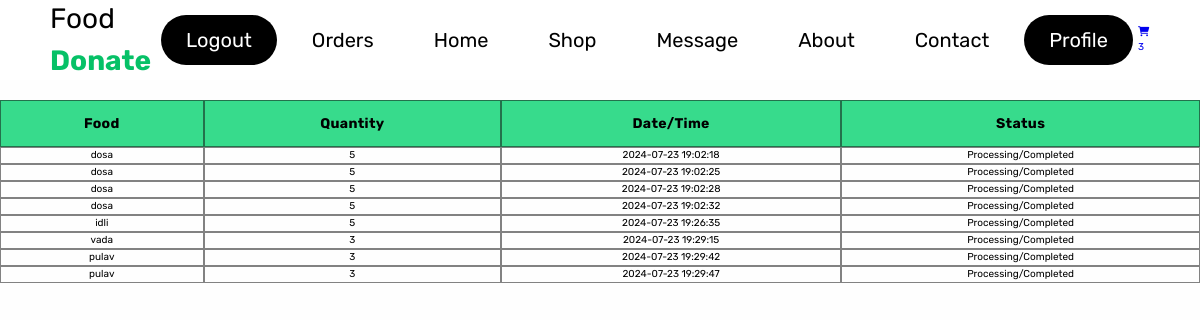
Page /profilee.php (signed in) on the committed database.
### tables this page shows
CREATE TABLE `donations` (
  `id` int(11) NOT NULL,
  `foodname` varchar(255) NOT NULL,
  `meal` varchar(255) NOT NULL,
  `category` varchar(255) NOT NULL,
  `quantity` int(11) NOT NULL,
  `email` varchar(255) NOT NULL,
  `phoneno` varchar(20) NOT NULL,
  `district` varchar(255) NOT NULL,
  `address` text NOT NULL,
  `submission_date` timestamp NOT NULL DEFAULT current_timestamp()
);

### profilee.php (the view, shortened to what this page needs)
<?php
include 'config.php';
?>
<!DOCTYPE html>
<html lang="en">
<head>
    <link rel="stylesheet" href="home.css">
    <link rel="stylesheet" href="profile.css">
    <link rel="stylesheet" href="https://cdnjs.cloudflare.com/ajax/libs/font-awesome/4.7.0/css/font-awesome.min.css">
</head>
<body>
<header>
    <div class="logo">Food <b style="color: #06C167;">Donate</b></div>
    <nav class="nav-bar">
        <ul>
        <?php
        if(!isset($_SESSION['user_id'])){
        echo"<li><a href='login.php' class='active'>Login</a></li>";
            }
        else{
            $user_id=$_SESSION['user_id'];
        echo"<li><a href='logout.php' class='active'>Logout</a></li>";
        echo"<li><a href='orders.php'>Orders</a></li>";
            }
        ?>
            <li><a href="index.php">Home</a></li>
            <li><a href="shop.php">Shop</a></li>
            <li><a href="message.php">Message</a></li>
            <li><a href="about.php">About</a></li>
            <li><a href="contact.php">Contact</a></li>
            <li><a href="profilee.php" class="active">Profile</a></li>
        </ul>
        </nav>
        <?php if(isset($_SESSION['user_id'])) {
            echo"<div class='icons'>
            <div id='menu-btn' class='fas fa-bars'></div>";
               $select_cart_number = mysqli_query($conn, "SELECT * FROM `cart` WHERE user_id = '$user_id'") or die('query failed');
               $cart_rows_number = mysqli_num_rows($select_cart_number);
            echo"<a href='cart.php'> <i class='fas fa-shopping-cart'></i> <span>$cart_rows_number</span> </a>
         </div>";
            }
         ?>
</header>
<link rel="stylesheet" href="https://cdnjs.cloudflare.com/ajax/libs/font-awesome/6.0.0/css/all.min.css">
<link rel="stylesheet" href="css/style.css">
<div class="profile">
        <?php
        if(isset($_SESSION['user_id'])){
            include("login1.php");
            $email = $_SESSION['user_email'];
            $query = "SELECT * FROM donations WHERE email='$email'";
            $result = mysqli_query($connection, $query);
            if ($result) {
                echo "<div class='table-container'>";
                echo "<div class='table-wrapper'>";
                echo "<table class='table'>";
                echo "<thead><tr><th>Food</th><th>Quantity</th><th>Date/Time</th><th>Status</th></tr></thead>";
                echo "<tbody>";
                while ($row = mysqli_fetch_assoc($result)) {
                    echo "<tr>";
                    echo "<td>" . $row['foodname'] . "</td>";
                    echo "<td>" . $row['quantity'] . "</td>";
                    echo "<td>" . $row['submission_date'] . "</td>";
                    echo "<td>Processing/Completed</td>";
                    echo "</tr>";
                }
                echo "</tbody></table></div></div>";
            } else {
                echo "Error retrieving donations: " . mysqli_error($connection);
            }
        }
        else{
            echo "<script>alert('PLEASE LOGIN')</script>";
        }
        ?>
    </div>
</body>
</html>

### home.css (style rules this page uses)
:root { --navcolor:white; --navfont:black; --green:#06C167; --box-shadow:0 .5rem 1rem rgba(0,0,0.1) }
* { margin: 0; padding: 0; list-style: none; text-decoration: none; box-sizing: border-box; font-family: 'Poppins', sans-serif; }
body { background-color: #fefefe; }
header { width: 100%; height: 80px; background-color: var(--navcolor); display: flex; justify-content: space-between; align-items: center; padding: 0 100px; }
.logo { font-size: 28px; color:var(--navfont); }
.nav-bar ul { display: flex; }
.nav-bar ul li a { display: block; color: var(--navfont); font-size: 20px ; padding:10px 25px; border-radius: 50px; transition: 0.2s; margin: 0 5px; }
.nav-bar ul li a.active { color:var(--navcolor); background-color: var(--navfont); }
@media only screen and (max-width:1320px) { header { padding:0 50px; } }

### profile.css (style rules this page uses)
.table-container { padding: 0 ; margin: 20px auto 10px; box-shadow: ; }
.table { width: 100%; border-collapse:separate; border-spacing: 0px; }
th { position:sticky; top:0px; background-color: #37db8c; }
th,td { border: 1px solid #12121385; text-align: center; }
.table-wrapper { max-height: 800px; overflow-y: scroll; }
.table thead tr th { font-size: 14px; font-weight: medium; letter-spacing: 0.35px; opacity: 1; padding: 12px; vertical-align: top; }

### css/style.css (style rules this page uses)
:root { --purple:#8e44ad; --red:#c0392b; --orange:#f39c12; --black:#333; --white:#fff; --light-color:#666; --light-white:#ccc; --light-bg:#f5f5f5; --border:.1rem solid var(--black); --box-shadow:0 .5rem 1rem rgba(0,0,0,.1); }
* { font-family: 'Rubik', sans-serif; margin:0; padding:0; box-sizing: border-box; outline: none; border:none; text-decoration: none; transition:all .2s linear; }
html { font-size: 62.5%; overflow-x: hidden; }
body { line-height: 1.5; font-family: 'Poppins', sans-serif; }
* { margin:0; padding:0; box-sizing: border-box; }
ul { list-style: none; }

### rows in the picture
donations: foodname "dosa", quantity "5", submission_date "2024-07-23 19:02:18"
donations: foodname "dosa", quantity "5", submission_date "2024-07-23 19:02:25"
donations: foodname "dosa", quantity "5", submission_date "2024-07-23 19:02:28"
donations: foodname "dosa", quantity "5", submission_date "2024-07-23 19:02:32"
donations: foodname "idli", quantity "5", submission_date "2024-07-23 19:26:35"
donations: foodname "vada", quantity "3", submission_date "2024-07-23 19:29:15"
donations: foodname "pulav", quantity "3", submission_date "2024-07-23 19:29:42"
donations: foodname "pulav", quantity "3", submission_date "2024-07-23 19:29:47"

### other values in the picture
$cart_rows_number "3"
